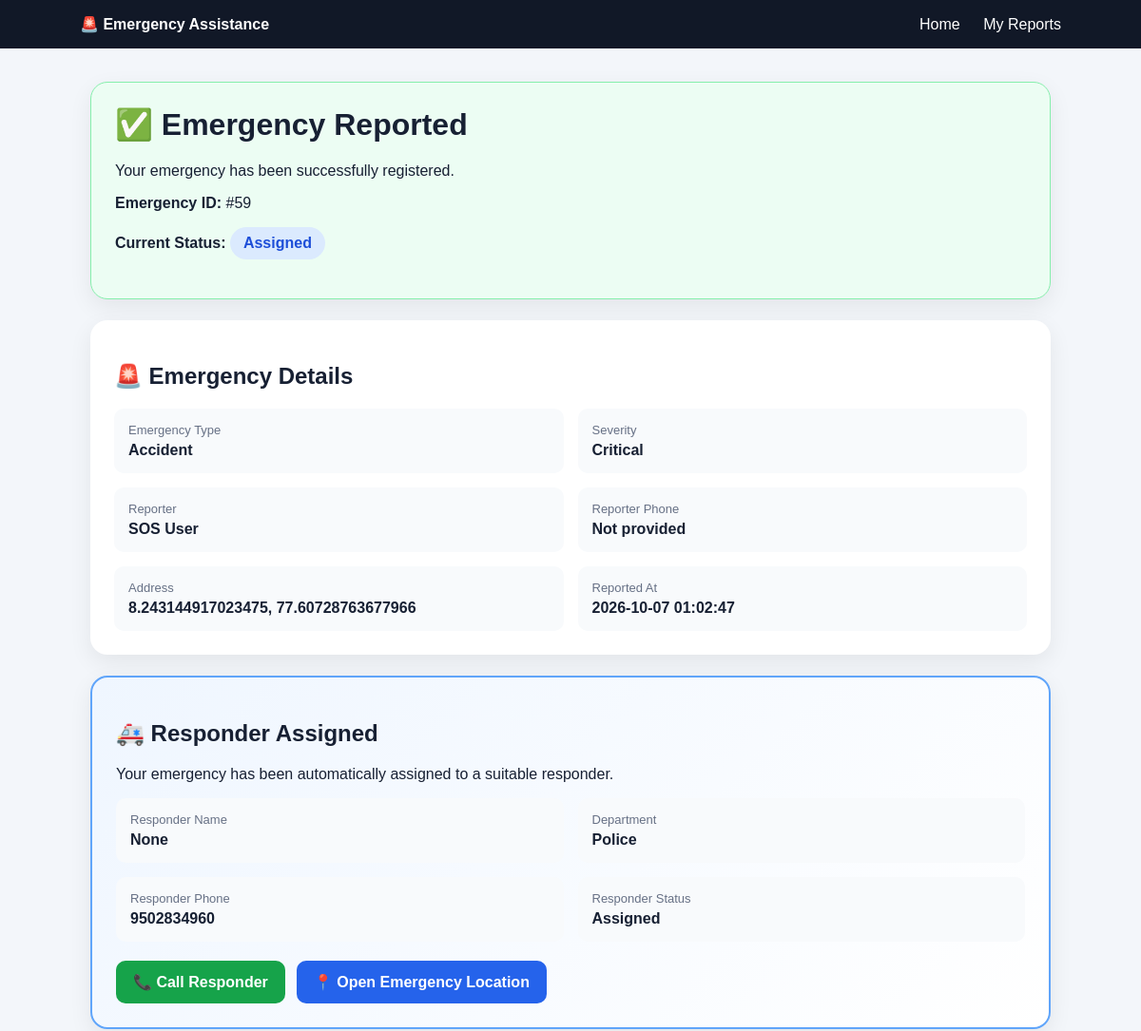
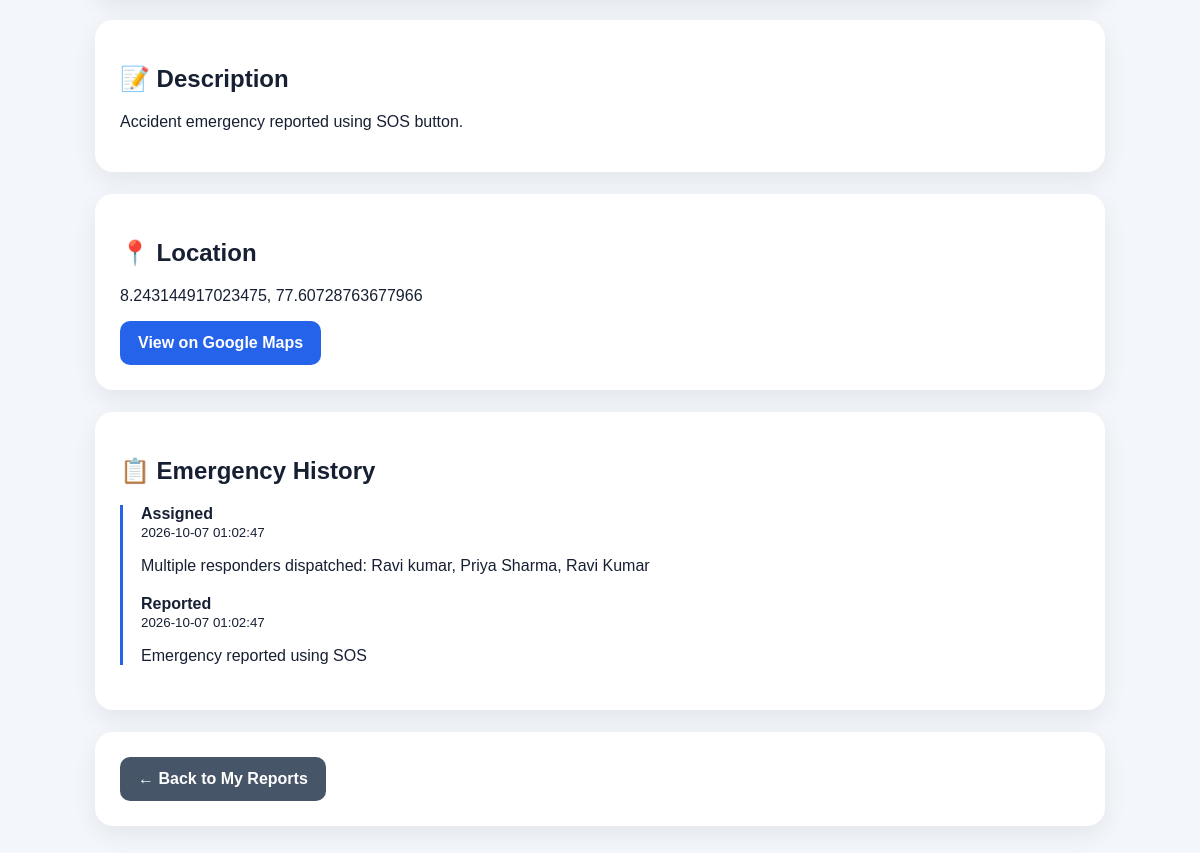
Page /emergency/59 on the committed database (2 pictures, top to bottom).
### tables this page shows
CREATE TABLE emergencies (
        id INTEGER PRIMARY KEY AUTOINCREMENT,

        name TEXT,

        phone TEXT,

        emergency_type TEXT,

        location TEXT,

        severity TEXT,

        description TEXT,

        status TEXT DEFAULT 'Reported',

        responder TEXT,

        responder_id INTEGER,

        created_at TEXT,

        user_id INTEGER,

        rating INTEGER
    , photo TEXT, resolution_notes TEXT, completed_at TEXT, reporter_name TEXT, address TEXT, latitude REAL, longitude REAL, "contact" TEXT, "email" TEXT, "type" TEXT, "priority" TEXT DEFAULT 'Medium', "assigned_responder" INTEGER, "updated_at" TEXT, responder_name TEXT);

CREATE TABLE responders (
            id INTEGER PRIMARY KEY AUTOINCREMENT,

            name TEXT NOT NULL,

            department TEXT NOT NULL,

            phone TEXT NOT NULL,

            status TEXT NOT NULL DEFAULT 'Available'
        , created_at TEXT, latitude REAL, longitude REAL, login_username TEXT, login_password TEXT, location_sharing INTEGER DEFAULT 0, last_location_at TEXT, "email" TEXT, "username" TEXT, "password" TEXT, "type" TEXT, "specialization" TEXT, "availability" TEXT DEFAULT 'Available');

CREATE TABLE emergency_history (
            id INTEGER PRIMARY KEY AUTOINCREMENT,

            emergency_id INTEGER NOT NULL,

            old_status TEXT,

            new_status TEXT NOT NULL,

            note TEXT,

            changed_at TEXT NOT NULL, created_at TEXT,

            FOREIGN KEY (emergency_id)
                REFERENCES "emergencies_old"(id)
                ON DELETE CASCADE
        );

### app.py (the view)
@app.route(
    "/emergency/<int:emergency_id>"
)
def emergency_details(
    emergency_id
):
    conn = get_db()
    emergency = conn.execute(
        """
        SELECT
            e.*,
            r.name AS responder_name,
            r.phone AS responder_phone,
            r.department AS responder_department
        FROM emergencies e
        LEFT JOIN responders r
            ON e.responder_id = r.id
        WHERE e.id = ?
        """,
        (
            emergency_id,
        )
    ).fetchone()
    history = conn.execute(
        """
        SELECT *
        FROM emergency_history
        WHERE emergency_id = ?
        ORDER BY id DESC
        """,
        (
            emergency_id,
        )
    ).fetchall()
    assigned_responders = conn.execute(
        """
        SELECT
            er.*,
            r.name,
            r.phone,
            r.department,
            r.status AS responder_current_status
        FROM emergency_responders er
        JOIN responders r
            ON r.id = er.responder_id
        WHERE er.emergency_id = ?
        ORDER BY er.id
        """,
        (
            emergency_id,
        )
    ).fetchall()
    conn.close()
    if emergency is None:
        return render_template(
            "error.html",
            message="Emergency not found."
        ), 404
    return render_template(
        "emergency_details.html",
        emergency=emergency,
        history=history,
        assigned_responders=assigned_responders
    )

### app.py (called while the page is built)
def get_db():
    conn = sqlite3.connect(
        DATABASE
    )
    conn.row_factory = sqlite3.Row
    return conn

### templates/emergency_details.html (shortened to what this page needs)
<!DOCTYPE html>
<html lang="en">
<head>
</head>
<body>
<nav>
<strong>🚨 Emergency Assistance</strong>
<div>
<a href="{{ url_for('home') }}">Home</a>
<a href="{{ url_for('dashboard') }}">My Reports</a>
</div>
</nav>
<div class="container">
<div class="card success">
<h1>✅ Emergency Reported</h1>
<p>
Your emergency has been successfully registered.
</p>
<p>
<strong>Emergency ID:</strong>
#{{ emergency.id }}
</p>
<p>
<strong>Current Status:</strong>
<span class="status">
{{ emergency.status }}
</span>
</p>
</div>
<div class="card">
<h2>🚨 Emergency Details</h2>
<div class="grid">
<div class="info">
<div class="label">Emergency Type</div>
<div class="value">
{{ emergency.emergency_type }}
</div>
</div>
<div class="info">
<div class="label">Severity</div>
<div class="value">
{{ emergency.severity }}
</div>
</div>
<div class="info">
<div class="label">Reporter</div>
<div class="value">
{{ emergency.name or emergency.reporter_name }}
</div>
</div>
<div class="info">
<div class="label">Reporter Phone</div>
<div class="value">
{{ emergency.phone or "Not provided" }}
</div>
</div>
<div class="info">
<div class="label">Address</div>
<div class="value">
{{ emergency.address or emergency.location or "Location unavailable" }}
</div>
</div>
<div class="info">
<div class="label">Reported At</div>
<div class="value">
{{ emergency.created_at }}
</div>
</div>
</div>
</div>
{% if emergency.responder_id %}
<div class="card assigned">
<h2>🚑 Responder Assigned</h2>
<p>
Your emergency has been automatically assigned to a suitable responder.
</p>
<div class="grid">
<div class="info">
<div class="label">Responder Name</div>
<div class="value">
{{ emergency.responder_name }}
</div>
</div>
<div class="info">
<div class="label">Department</div>
<div class="value">
{{ emergency.responder_department }}
</div>
</div>
<div class="info">
<div class="label">Responder Phone</div>
<div class="value">
{{ emergency.responder_phone }}
</div>
</div>
<div class="info">
<div class="label">Responder Status</div>
<div class="value">
{{ emergency.status }}
</div>
</div>
</div>
{% if emergency.responder_phone %}
<div class="contact-buttons">
<a class="btn call"
   href="tel:{{ emergency.responder_phone }}">
📞 Call Responder
</a>
{% endif %}
{% if emergency.latitude and emergency.longitude %}
<a class="btn map"
   target="_blank"
   href="https://www.google.com/maps/dir/?api=1&destination={{ emergency.latitude }},{{ emergency.longitude }}">
📍 Open Emergency Location
</a>
{% endif %}
</div>
</div>
{% endif %}
<div class="card">
<h2>📝 Description</h2>
<p>
{{ emergency.description or "No description provided." }}
</p>
</div>
<div class="card">
<h2>📍 Location</h2>
<p>
{{ emergency.location or "Location unavailable" }}
</p>
{% if emergency.latitude and emergency.longitude %}
<a class="btn map"
   target="_blank"
   href="https://www.google.com/maps/search/?api=1&query={{ emergency.latitude }},{{ emergency.longitude }}">
View on Google Maps
</a>
{% endif %}
</div>
<div class="card">
<h2>📋 Emergency History</h2>
<div class="timeline">
{% for item in history %}
<div class="history-item">
<strong>
{{ item.new_status }}
</strong>
<br>
<small>
{{ item.changed_at }}
</small>
{% if item.note %}
<p>
{{ item.note }}
</p>
{% endif %}
</div>
{% else %}
<p>No history available.</p>
{% endfor %}
</div>
</div>
<div class="card">
<a class="btn back"
   href="{{ url_for('dashboard') }}">
← Back to My Reports
</a>
</div>
</div>
</body>
</html>

### templates/emergency_details.html (style rules this page uses)
* { box-sizing: border-box; }
body { margin: 0; font-family: Arial, sans-serif; background: #f3f6fa; color: #172033; }
nav { background: #111827; color: white; padding: 16px 7%; display: flex; justify-content: space-between; align-items: center; }
nav a { color: white; text-decoration: none; margin-left: 20px; }
.container { max-width: 1050px; margin: 35px auto; padding: 0 20px; }
.card { background: white; border-radius: 18px; padding: 25px; margin-bottom: 22px; box-shadow: 0 8px 25px rgba(0,0,0,.07); }
.success { background: #ecfdf3; border: 1px solid #86efac; }
.assigned { background: linear-gradient(135deg,#eff6ff,#ffffff); border: 2px solid #60a5fa; }
h1 { margin-top: 0; }
.status { display: inline-block; padding: 8px 14px; border-radius: 30px; background: #dbeafe; color: #1d4ed8; font-weight: bold; }
.grid { display: grid; grid-template-columns: repeat(2,1fr); gap: 15px; }
.info { background: #f8fafc; padding: 15px; border-radius: 10px; }
.label { color: #667085; font-size: 13px; }
.value { font-weight: bold; margin-top: 5px; }
.contact-buttons { display: flex; gap: 12px; margin-top: 20px; flex-wrap: wrap; }
.btn { display: inline-block; padding: 13px 18px; border-radius: 10px; text-decoration: none; color: white; font-weight: bold; }
.call { background: #16a34a; }
.map { background: #2563eb; }
.back { background: #475569; }
.timeline { border-left: 3px solid #2563eb; padding-left: 18px; }
.history-item { margin-bottom: 20px; }

### rows in the picture
emergencies: id "59", status "Assigned", emergency_type "Accident", severity "Critical", name "SOS User", phone "Not provided", address "8.243144917023475, 77.60728763677966", created_at "2026-10-07 01:02:47", description "Accident emergency reported using SOS button.", location "8.243144917023475, 77.60728763677966"
responders: responder_name "None"
responders: responder_department "Police", responder_phone "9502834960"
emergency_history: new_status "Assigned", changed_at "2026-10-07 01:02:47", note "Multiple responders dispatched: Ravi kumar, Priya Sharma, Ravi Kumar"
emergency_history: new_status "Reported", changed_at "2026-10-07 01:02:47", note "Emergency reported using SOS"
